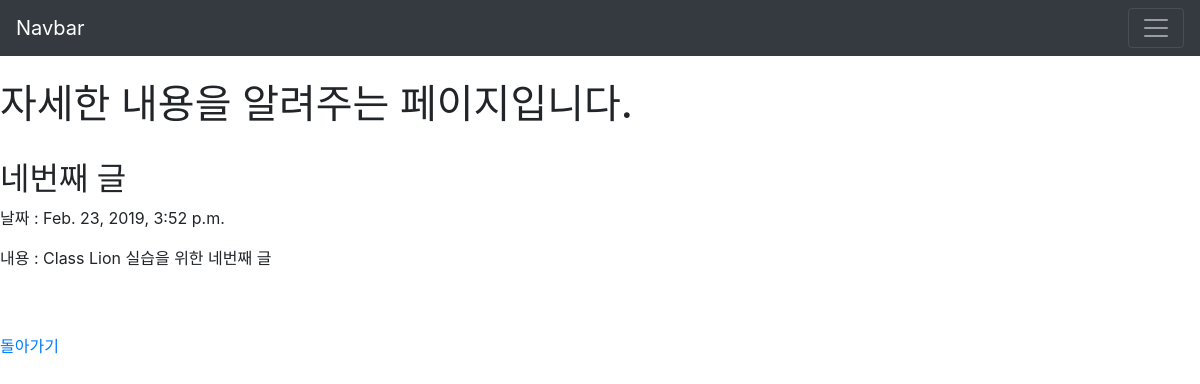
Screenshot of /blog/detail/4 with the database file from the repository.
### blog/models.py (models this page shows, shortened)
class Blog(models.Model):
    title = models.CharField(max_length=200)
    body = models.TextField()
    pub_date = models.DateTimeField('date published')

### blog/views.py (the view)
# urls.py: path('detail/<int:blog_pk>',views.detail,name="detail"),
def detail(request,blog_pk):
    blog_detail = get_object_or_404(Blog,pk=blog_pk)
    return render(request,'blog/detail.html',{'blog' : blog_detail})

### blog/templates/blog/detail.html (shortened to what this page needs)
<!DOCTYPE html>
<html lang="en" dir="ltr">
  <head>
    <link rel="stylesheet" href="https://stackpath.bootstrapcdn.com/bootstrap/4.1.0/css/bootstrap.min.css">
  </head>
  <body>
    <nav class="navbar navbar-dark bg-dark">
      <a class="navbar-brand" href="#">Navbar</a>
      <button class="navbar-toggler" type="button" data-toggle="collapse" data-target="#navbarSupportedContent" aria-controls="navbarSupportedContent" aria-expanded="false" aria-label="Toggle navigation">
        <span class="navbar-toggler-icon"></span>
      </button>
    </nav>
    <br />
    <h1>자세한 내용을 알려주는 페이지입니다.</h1>
    <br />
    <h2>{{blog.title}}</h2>
    <p>날짜 : {{blog.pub_date}}</p>
    <p>내용 : {{blog.body}}</p>
    <br /><br />
    <a href="{% url 'home' %}">돌아가기</a>
  </body>
</html>

### rows the page displays
Blog: title "네번째 글", pub_date "Feb. 23, 2019, 3:52 p.m.", body "Class Lion 실습을 위한 네번째 글"
